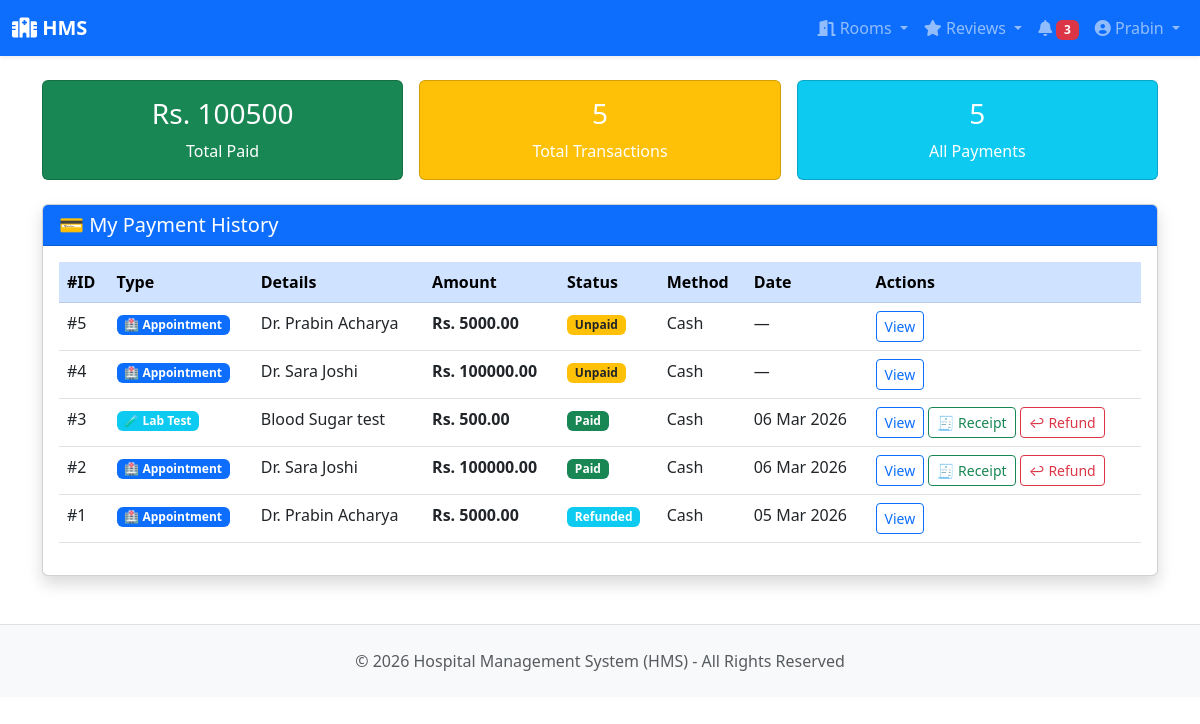
Screenshot of /payments/my/ (signed in) with the database file from the repository.
### users/models.py (models this page shows, shortened)
class User(AbstractBaseUser, PermissionsMixin):
    ROLE_CHOICES = [
        ('PATIENT', 'Patient'),
        ('DOCTOR', 'Doctor'),
        ('RECEPTIONIST', 'Receptionist'),
        ('LAB_TECHNICIAN', 'Lab Technician'),
        ('ADMIN', 'Super Admin'),
    ]
    email = models.EmailField(unique=True)
    username = models.CharField(max_length=50)
    role = models.CharField(max_length=20, choices=ROLE_CHOICES, default='PATIENT')
    is_active = models.BooleanField(default=False)  # False until email activated
    is_staff = models.BooleanField(default=False)
    date_joined = models.DateTimeField(auto_now_add=True)
    activation_token = models.CharField(max_length=200, blank=True, null=True)
    objects = UserManager()
    USERNAME_FIELD = 'email'
    REQUIRED_FIELDS = ['username']

### payments/models.py (models this page shows, shortened)
class Payment(models.Model):
    STATUS_CHOICES = [
        ('UNPAID', 'Unpaid'),
        ('PAID', 'Paid'),
        ('REFUNDED', 'Refunded'),
    ]
    METHOD_CHOICES = [
        ('CASH', 'Cash'),
        ('CARD', 'Card'),
        ('KHALTI', 'Khalti'),
        ('ESEWA', 'eSewa'),
        ('ONLINE', 'Online'),
    ]
    PAYMENT_TYPE_CHOICES = [
        ('APPOINTMENT', 'Appointment'),
        ('LAB_TEST', 'Lab Test'),
    ]
    payment_type = models.CharField(
        max_length=15,
        choices=PAYMENT_TYPE_CHOICES,
        default='APPOINTMENT'
    )
    appointment = models.ForeignKey(
        'appointments.Appointment',
        on_delete=models.CASCADE,
        related_name='payments',
        null=True, blank=True
    )
    lab_booking = models.ForeignKey(
        'lab.TestBooking',
        on_delete=models.CASCADE,
        related_name='payments',
        null=True, blank=True
    )
    patient = models.ForeignKey(
        'users.PatientProfile',
        on_delete=models.CASCADE,
        related_name='payments'
    )
    doctor = models.ForeignKey(
    'clinical.Doctor',
    on_delete=models.CASCADE,
    related_name='payments',
    null=True, blank=True
    )
    amount = models.DecimalField(max_digits=10, decimal_places=2)
    status = models.CharField(
        max_length=10,
        choices=STATUS_CHOICES,
        default='UNPAID'
    )
    payment_method = models.CharField(
        max_length=10,
        choices=METHOD_CHOICES,
        default='CASH',
        blank=True
    )
    paid_at = models.DateTimeField(null=True, blank=True)
    receipt_file = models.FileField(
        upload_to='payments/receipts/',
        null=True, blank=True
    )
    notes = models.TextField(blank=True)
    created_at = models.DateTimeField(auto_now_add=True)
    updated_at = models.DateTimeField(auto_now=True)

### clinical/models.py (models this page shows, shortened)
class Doctor(models.Model):
    user = models.OneToOneField(User, on_delete=models.CASCADE, related_name='doctor_profile')
    specialization = models.ForeignKey(Specialization, on_delete=models.SET_NULL, null=True, related_name='doctors')
    consultation_fee = models.DecimalField(max_digits=8, decimal_places=2, default=0)
    bio = models.TextField(blank=True)
    experience_years = models.IntegerField(default=0)
    is_available = models.BooleanField(default=True)
    photo = models.ImageField(upload_to='doctors/profile/', null=True, blank=True)
    phone = models.CharField(max_length=15, blank=True)
    created_at = models.DateTimeField(auto_now_add=True)
    updated_at = models.DateTimeField(auto_now=True)
    class Meta:
        ordering = ['user__username']

### lab/models.py (models this page shows, shortened)
class TestBooking(models.Model):
    STATUS_CHOICES = [
        ('PENDING', 'Pending'),
        ('SAMPLE_COLLECTED', 'Sample Collected'),
        ('PROCESSING', 'Processing'),
        ('COMPLETED', 'Completed'),
        ('REJECTED_SAMPLE', 'Rejected Sample'),
        ('CANCELLED', 'Cancelled'),
    ]
    PAYMENT_STATUS_CHOICES = [
        ('UNPAID', 'Unpaid'),
        ('PAID', 'Paid'),
    ]
    patient = models.ForeignKey(
        'users.PatientProfile',
        on_delete=models.CASCADE,
        related_name='test_bookings'
    )
    template = models.ForeignKey(
        TestTemplate,
        on_delete=models.CASCADE,
        related_name='bookings'
    )
    date = models.DateField()
    status = models.CharField(
        max_length=20,
        choices=STATUS_CHOICES,
        default='PENDING'
    )
    payment_status = models.CharField(
        max_length=10,
        choices=PAYMENT_STATUS_CHOICES,
        default='UNPAID'
    )
    amount = models.DecimalField(
        max_digits=8, decimal_places=2,
        help_text="Price at time of booking"
    )
    notes = models.TextField(blank=True)
    specimen_id = models.CharField(max_length=40, unique=True, null=True, blank=True)
    collected_by = models.ForeignKey(
        'users.User',
        on_delete=models.SET_NULL,
        null=True,
        blank=True,
        related_name='collected_samples'
    )
    collected_at = models.DateTimeField(null=True, blank=True)
    received_at = models.DateTimeField(null=True, blank=True)
    rejected_reason = models.CharField(max_length=255, blank=True)
    expected_report_at = models.DateTimeField(null=True, blank=True)
    completed_at = models.DateTimeField(null=True, blank=True)
    created_at = models.DateTimeField(auto_now_add=True)
    class Meta:
        unique_together = ['patient', 'template', 'date']
        ordering = ['-date']

class TestTemplate(models.Model):
    name = models.CharField(max_length=200, unique=True)
    description = models.TextField(blank=True)
    preparation = models.TextField(
        blank=True,
        help_text="Instructions before test e.g. Fast for 8 hours"
    )
    price = models.DecimalField(max_digits=8, decimal_places=2)
    duration_minutes = models.IntegerField(
        default=30,
        help_text="How long the test takes"
    )
    is_available = models.BooleanField(default=True)
    created_at = models.DateTimeField(auto_now_add=True)
    class Meta:
        ordering = ['name']

### payments/views.py (the view)
# urls.py: path('my/', views.patient_payments, name='patient_payments'),
@login_required
def patient_payments(request):
    if request.user.role != 'PATIENT':
        messages.error(request, 'Access denied.')
        return redirect('users:dashboard')
    payments = Payment.objects.filter(
        patient=request.user.patient_profile
    ).select_related(
        'appointment', 'doctor__user', 'doctor__specialization'
    ).order_by('-created_at')
    total_paid = payments.filter(status='PAID').aggregate(
        total=Sum('amount')
    )['total'] or 0
    return render(request, 'payments/patient_payments.html', {
        'payments': payments,
        'total_paid': total_paid,
    })

### notifications/context_processors.py (called while the page is built)
def unread_notifications(request):
    if request.user.is_authenticated:
        count = Notification.objects.filter(recipient=request.user, is_read=False).count()
        return {'unread_notification_count': count}
    return {'unread_notification_count': 0}

### templates/payments/patient_payments.html (shortened to what this page needs)
{% extends 'base.html' %}
{% block content %}
<div class="row g-3 mb-4">
    <div class="col-md-4">
        <div class="card bg-success text-white text-center p-3">
            <h3>Rs. {{ total_paid }}</h3>
            <p class="mb-0">Total Paid</p>
        </div>
    </div>
    <div class="col-md-4">
        <div class="card bg-warning text-white text-center p-3">
            <h3>{{ payments.count }}</h3>
            <p class="mb-0">Total Transactions</p>
        </div>
    </div>
    <div class="col-md-4">
        <div class="card bg-info text-white text-center p-3">
            <h3>{{ payments|length }}</h3>
            <p class="mb-0">All Payments</p>
        </div>
    </div>
</div>
<div class="card shadow">
    <div class="card-header bg-primary text-white">
        <h5 class="mb-0">💳 My Payment History</h5>
    </div>
    <div class="card-body">
        <table class="table table-hover">
            <thead class="table-primary">
                <tr>
                    <th>#ID</th>
                    <th>Type</th>
                    <th>Details</th>
                    <th>Amount</th>
                    <th>Status</th>
                    <th>Method</th>
                    <th>Date</th>
                    <th>Actions</th>
                </tr>
            </thead>
            <tbody>
                {% for payment in payments %}
                <tr>
                    <td>#{{ payment.id }}</td>
                        <td>
                            {% if payment.payment_type == 'APPOINTMENT' %}
                                <span class="badge bg-primary">🏥 Appointment</span>
                            {% elif payment.payment_type == 'LAB_TEST' %}
                                <span class="badge bg-info">🧪 Lab Test</span>
                            {% endif %}
                        </td>
                        <td>
                            {% if payment.payment_type == 'APPOINTMENT' %}
                                Dr. {{ payment.doctor.user.username }}
                            {% elif payment.payment_type == 'LAB_TEST' %}
                                {{ payment.lab_booking.template.name }}
                            {% endif %}
                        </td>
                        <td class="fw-bold">Rs. {{ payment.amount }}</td>
                    <td>
                        {% if payment.status == 'PAID' %}
                            <span class="badge bg-success">Paid</span>
                        {% elif payment.status == 'UNPAID' %}
                            <span class="badge bg-warning text-dark">Unpaid</span>
                        {% elif payment.status == 'REFUNDED' %}
                            <span class="badge bg-info">Refunded</span>
                        {% endif %}
                    </td>
                    <td>{{ payment.get_payment_method_display|default:"—" }}</td>
                    <td>{{ payment.paid_at|date:"d M Y"|default:"—" }}</td>
                    <td>
                        <a href="{% url 'payments:payment_detail' payment.pk %}"
                           class="btn btn-sm btn-outline-primary">View</a>
                        {% if payment.status == 'PAID' %}
                        <a href="{% url 'payments:download_receipt' payment.pk %}"
                           class="btn btn-sm btn-outline-success">🧾 Receipt</a>
                        {% endif %}
                        {% if payment.status == 'PAID' and not payment.refund %}
                        <a href="{% url 'payments:request_refund' payment.pk %}"
                           class="btn btn-sm btn-outline-danger">↩ Refund</a>
                        {% endif %}
                    </td>
                </tr>
                {% empty %}
                <tr>
                    <td colspan="8" class="text-center text-muted py-4">
                        No payments yet.
                    </td>
                </tr>
                {% endfor %}
            </tbody>
        </table>
    </div>
</div>
{% endblock %}

### templates/base.html (shortened to what this page needs)
<!DOCTYPE html>
<html lang="en">
<head>
    <link href="https://cdn.jsdelivr.net/npm/bootstrap@5.3.0/dist/css/bootstrap.min.css" rel="stylesheet">
    <link href="https://cdnjs.cloudflare.com/ajax/libs/font-awesome/6.0.0/css/all.min.css" rel="stylesheet">
</head>
<body>
{% if user.is_authenticated %}
<nav class="navbar navbar-expand-lg navbar-dark bg-primary sticky-top shadow-sm">
    <div class="container-fluid">
        <a class="navbar-brand fw-bold" href="{% url 'users:dashboard' %}">
            <i class="fas fa-hospital"></i> HMS
        </a>
        <div class="collapse navbar-collapse" id="navbarNav">
            <div class="navbar-nav ms-auto">
                {% if user.role == 'PATIENT' or user.role == 'DOCTOR' or user.role == 'RECEPTIONIST' or user.role == 'ADMIN' %}
                <div class="nav-item dropdown">
                    <a class="nav-link dropdown-toggle" href="#" id="roomsDropdown" role="button" data-bs-toggle="dropdown">
                        <i class="fas fa-door-open"></i> Rooms
                    </a>
                </div>
                {% endif %}
                {% if user.role == 'PATIENT' or user.role == 'DOCTOR' %}
                <div class="nav-item dropdown">
                    <a class="nav-link dropdown-toggle" href="#" id="reviewsDropdown" role="button" data-bs-toggle="dropdown">
                        <i class="fas fa-star"></i> Reviews
                    </a>
                </div>
                {% endif %}
                <a class="nav-link" href="{% url 'notifications:notification_list' %}" title="Notifications">
                    <i class="fas fa-bell"></i>
                    {% if unread_notification_count > 0 %}
                        <span class="badge bg-danger">{{ unread_notification_count }}</span>
                    {% endif %}
                </a>
                <div class="nav-item dropdown">
                    <a class="nav-link dropdown-toggle" href="#" id="userDropdown" role="button" data-bs-toggle="dropdown">
                        <i class="fas fa-user-circle"></i> {{ user.first_name|default:user.username }}
                    </a>
                </div>
            </div>
        </div>
    </div>
</nav>
{% endif %}
<div class="{% if user.is_authenticated %}container{% else %}container-fluid{% endif %} mt-4">
    {% block content %}{% endblock %}
</div>
<footer class="bg-light text-muted py-4 mt-5 border-top">
    <div class="container text-center">
        <p class="mb-0">&copy; 2026 Hospital Management System (HMS) - All Rights Reserved</p>
    </div>
</footer>
<link href="https://cdnjs.cloudflare.com/ajax/libs/font-awesome/6.0.0/css/all.min.css" rel="stylesheet">
</body>
</html>

### rows the page displays
User: first_name "Prabin"
Payment: id "5", payment_type "🏥 Appointment", doctor.user.username "Prabin Acharya", amount "5000.00", status "Unpaid", payment_method "Cash", paid_at "—"
Payment: id "4", payment_type "🏥 Appointment", doctor.user.username "Sara Joshi", amount "100000.00", status "Unpaid", payment_method "Cash", paid_at "—"
Payment: id "3", payment_type "🧪 Lab Test", lab_booking.template.name "Blood Sugar test", amount "500.00", status "Paid", payment_method "Cash", paid_at "06 Mar 2026"
Payment: id "2", payment_type "🏥 Appointment", doctor.user.username "Sara Joshi", amount "100000.00", status "Paid", payment_method "Cash", paid_at "06 Mar 2026"
Payment: id "1", payment_type "🏥 Appointment", doctor.user.username "Prabin Acharya", amount "5000.00", status "Refunded", payment_method "Cash", paid_at "05 Mar 2026"

### other values shown
{{ unread_notification_count }} "3"
{{ total_paid }} "100500"
{{ payments.count }} "5"
{{ payments|length }} "5"
